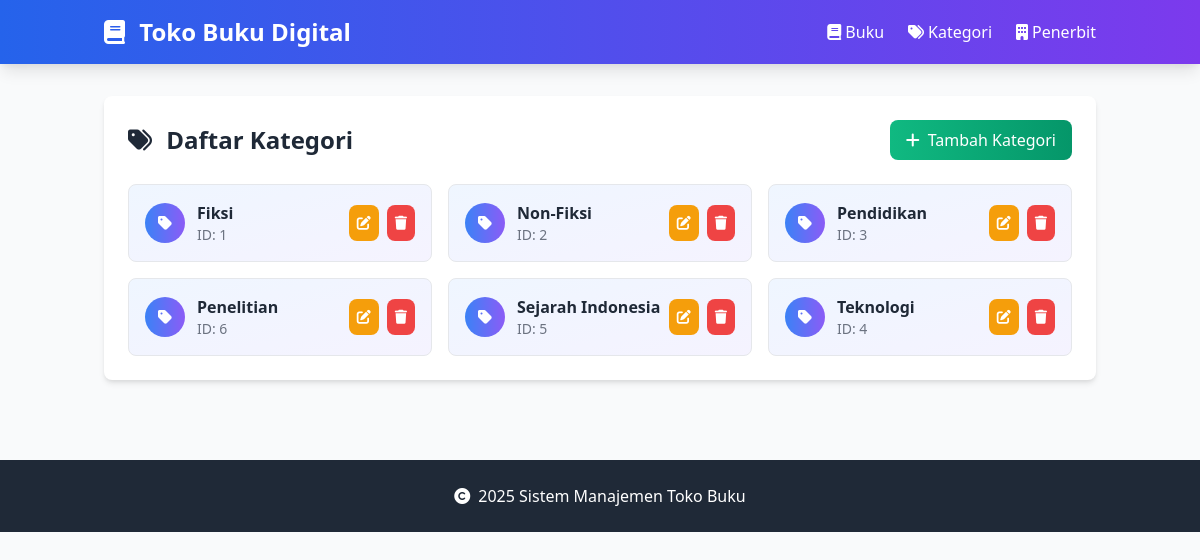
/Project/index.php?entity=kategori, run on an earlier commit of the app's database.
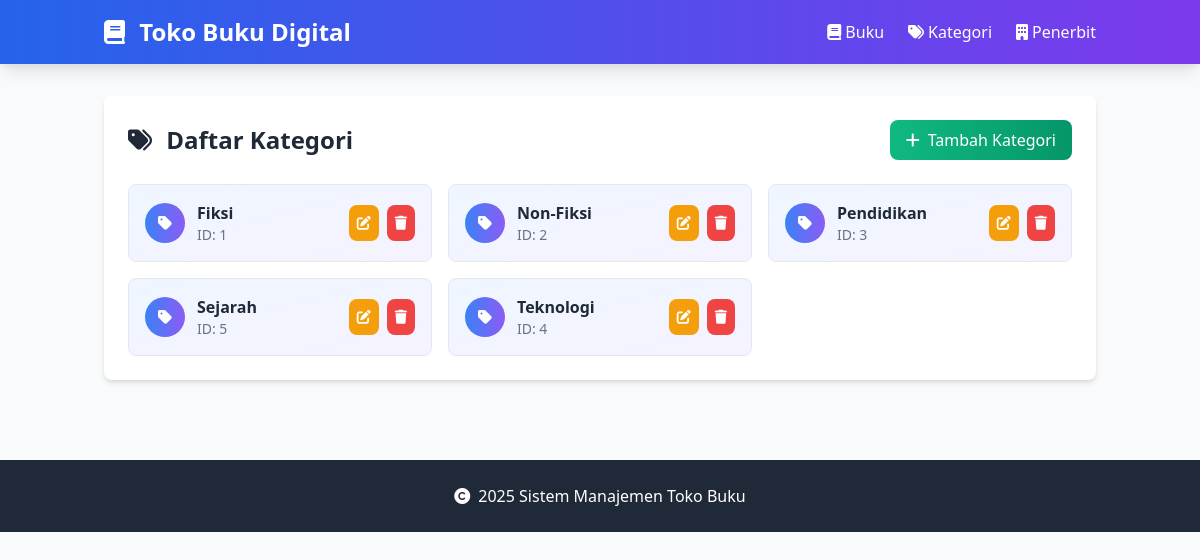
And on a later commit of the database.
### tables this page shows
CREATE TABLE `kategori` (
  `id` int(11) NOT NULL,
  `nama_kategori` varchar(50) NOT NULL
);

### Project/model/Kategori.php (called while the page is built, shortened)
<?php
require_once 'config/Database.php';
class Kategori {
    private $conn;
    private $table = 'kategori';
    public function __construct() {
        $database = new Database();
        $this->conn = $database->getConnection();
    }
    public function getAll() {
        $query = "SELECT * FROM " . $this->table . " ORDER BY nama_kategori";
        $stmt = $this->conn->prepare($query);
        $stmt->execute();
        return $stmt->fetchAll(PDO::FETCH_ASSOC);
    }
}
?>

### Project/config/Database.php (called while the page is built, shortened)
<?php
class Database {
    private $host = "localhost";
    private $username = "root";
    private $password = "";
    private $database = "toko_buku";
    public function getConnection() {
        $this->conn = null;
        try {
            $this->conn = new PDO("mysql:host=" . $this->host . ";dbname=" . $this->database, $this->username, $this->password);
            $this->conn->setAttribute(PDO::ATTR_ERRMODE, PDO::ERRMODE_EXCEPTION);
        } catch(PDOException $e) {
            echo "Connection error: " . $e->getMessage();
        }
        return $this->conn;
    }
}
?>

### Project/viewmodel/KategoriViewModel.php (called while the page is built, shortened)
<?php
require_once 'model/Kategori.php';
class KategoriViewModel {
    private $kategori;
    public function __construct() {
        $this->kategori = new Kategori();
    }
    public function getKategoriList() {
        return $this->kategori->getAll();
    }
}
?>

### Project/views/kategori_list.php (the view)
<?php
require_once 'views/template/header.php';
?>
<div class="bg-white rounded-lg shadow-md p-6">
    <div class="flex justify-between items-center mb-6">
        <h2 class="text-2xl font-bold text-gray-800">
            <i class="fas fa-tags mr-2"></i>
            Daftar Kategori
        </h2>
        <a href="index.php?entity=kategori&action=add"
           class="bg-gradient-to-r from-green-500 to-green-600 hover:from-green-600 hover:to-green-700 text-white px-4 py-2 rounded-lg transition duration-300 flex items-center">
            <i class="fas fa-plus mr-2"></i>
            Tambah Kategori
        </a>
    </div>
    <?php if (empty($kategoriList)): ?>
        <div class="text-center py-8 text-gray-500">
            <i class="fas fa-tags text-4xl mb-4"></i>
            <p>Belum ada data kategori</p>
        </div>
    <?php else: ?>
        <div class="grid grid-cols-1 md:grid-cols-2 lg:grid-cols-3 gap-4">
            <?php foreach ($kategoriList as $kategori): ?>
            <div class="bg-gradient-to-br from-blue-50 to-purple-50 border border-gray-200 rounded-lg p-4 hover:shadow-md transition duration-300">
                <div class="flex items-center justify-between">
                    <div class="flex items-center">
                        <div class="bg-gradient-to-r from-blue-500 to-purple-500 text-white w-10 h-10 rounded-full flex items-center justify-center mr-3">
                            <i class="fas fa-tag"></i>
                        </div>
                        <div>
                            <h3 class="font-semibold text-gray-800"><?php echo htmlspecialchars($kategori['nama_kategori']); ?></h3>
                            <p class="text-sm text-gray-500">ID: <?php echo $kategori['id']; ?></p>
                        </div>
                    </div>
                    <div class="flex space-x-2">
                        <a href="index.php?entity=kategori&action=edit&id=<?php echo $kategori['id']; ?>"
                           class="bg-yellow-500 hover:bg-yellow-600 text-white p-2 rounded-lg text-sm transition duration-300">
                            <i class="fas fa-edit"></i>
                        </a>
                        <a href="index.php?entity=kategori&action=delete&id=<?php echo $kategori['id']; ?>"
                           class="bg-red-500 hover:bg-red-600 text-white p-2 rounded-lg text-sm transition duration-300"
                           onclick="return confirmDelete('Apakah Anda yakin ingin menghapus kategori ini?');">
                            <i class="fas fa-trash"></i>
                        </a>
                    </div>
                </div>
            </div>
            <?php endforeach; ?>
        </div>
    <?php endif; ?>
</div>
<?php
require_once 'views/template/footer.php';
?>

What changed in the data, as far as the page shows it:
removed kategori: nama_kategori "Penelitian", id "6"
changed kategori id 5: nama_kategori "Sejarah Indonesia" → "Sejarah"
